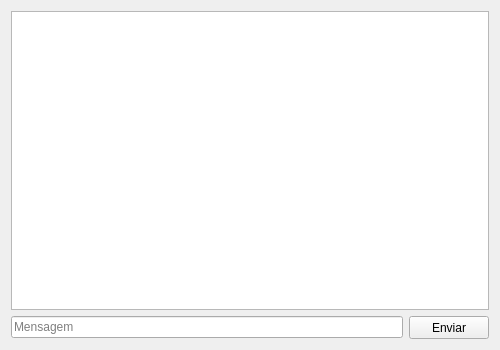
<?xml version="1.0" encoding="UTF-8"?>
<ui version="4.0">
 <class>chat</class>
 <widget class="QWidget" name="chat">
  <property name="geometry">
   <rect>
    <x>0</x>
    <y>0</y>
    <width>500</width>
    <height>350</height>
   </rect>
  </property>
  <property name="minimumSize">
   <size>
    <width>500</width>
    <height>350</height>
   </size>
  </property>
  <property name="maximumSize">
   <size>
    <width>16777215</width>
    <height>16777215</height>
   </size>
  </property>
  <property name="windowTitle">
   <string>Form</string>
  </property>
  <property name="windowIcon">
   <iconset>
    <normaloff>chat.png</normaloff>chat.png</iconset>
  </property>
  <layout class="QVBoxLayout" name="verticalLayout_2">
   <item>
    <layout class="QVBoxLayout" name="verticalLayout">
     <item>
      <widget class="QListWidget" name="Lista">
       <property name="verticalScrollBarPolicy">
        <enum>Qt::ScrollBarAsNeeded</enum>
       </property>
       <property name="horizontalScrollBarPolicy">
        <enum>Qt::ScrollBarAlwaysOff</enum>
       </property>
       <property name="autoScroll">
        <bool>true</bool>
       </property>
       <property name="selectionMode">
        <enum>QAbstractItemView::NoSelection</enum>
       </property>
       <property name="verticalScrollMode">
        <enum>QAbstractItemView::ScrollPerPixel</enum>
       </property>
      </widget>
     </item>
     <item>
      <layout class="QHBoxLayout" name="horizontalLayout_2">
       <item>
        <widget class="QLineEdit" name="Mensagem">
         <property name="font">
          <font>
           <pointsize>9</pointsize>
          </font>
         </property>
         <property name="maxLength">
          <number>150</number>
         </property>
         <property name="placeholderText">
          <string>Mensagem</string>
         </property>
        </widget>
       </item>
       <item>
        <widget class="QPushButton" name="Enviar">
         <property name="minimumSize">
          <size>
           <width>80</width>
           <height>23</height>
          </size>
         </property>
         <property name="maximumSize">
          <size>
           <width>80</width>
           <height>23</height>
          </size>
         </property>
         <property name="text">
          <string>Enviar</string>
         </property>
         <property name="icon">
          <iconset>
           <normaloff>enviar1.png</normaloff>enviar1.png</iconset>
         </property>
         <property name="shortcut">
          <string>Return</string>
         </property>
        </widget>
       </item>
      </layout>
     </item>
    </layout>
   </item>
  </layout>
 </widget>
 <resources/>
 <connections/>
</ui>
